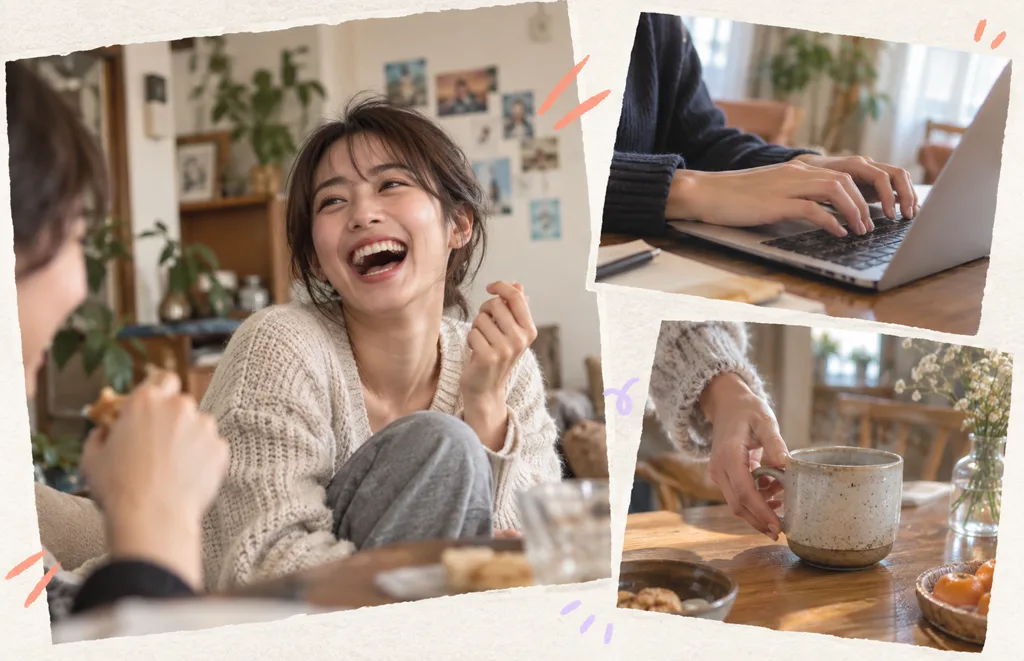
#> input picture assets/art/onboarding-moments-v1.webp, 1024 x 661 px
$ python -i lab_look.py   (imports and definitions only)
#> lines starting #> are read from the running program, lines starting #| are printed output that depends on the picture
#> further down, picture is the input picture: PIL image 1024x661 RGB; mean R, G, B 165.6, 147.6, 133.8
"""'Pop glitch' look: a finishing layer over any shot, driven by the sound.

Inspired by the graphic language of recent Vocaloid music videos (a small
pastel/navy palette, dithered pixels, kinetic typography, glitch hits), not
by any specific work's images or song:

  grade    picture mapped onto a 4-colour palette with ordered dithering
  type     every melody note stamps the next character of the sound's name
           (呼・び・声 …) in a new face, size, angle and place; a phrase is
           typed out along the bottom like a lyric line
  glitch   each snare hit shifts colour channels and slides picture bands
  shake    each kick nudges the frame
  flash    a section that gets louder opens on an inverted frame
  hud      small bar / tempo / title text in the corners
"""

import math

import numpy as np
from PIL import Image, ImageDraw, ImageFont, ImageOps

SR = 48_000
BAR = 90_000 / SR
NAVY = (27, 26, 74)
PINK = (255, 95, 162)
BLUSH = (255, 190, 214)
CYAN = (140, 230, 255)
WHITE = (255, 255, 255)
FACES = ["C:/Windows/Fonts/YuGothB.ttc", "C:/Windows/Fonts/UDDigiKyokashoN-B.ttc",
         "C:/Windows/Fonts/BIZ-UDMinchoM.ttc", "C:/Windows/Fonts/BIZ-UDGothicB.ttc"]
MONO = "C:/Windows/Fonts/BIZ-UDGothicR.ttc"
BAYER = (np.array([[0, 8, 2, 10], [12, 4, 14, 6], [3, 11, 1, 9], [15, 7, 13, 5]]) + 0.5) / 16
_fonts = {}


# [5 lines left out: function font, not called in this run]


PALETTES = {
    "pink": [NAVY, PINK, BLUSH, WHITE],
    "cyan": [NAVY, (60, 120, 220), CYAN, WHITE],
}


def grade(img, scale=3, palette="pink"):
    """Luminance -> a 4-colour palette with a 4x4 ordered dither at 1/scale resolution."""
#> called with scale = 3, palette = 'pink'
    w, h = img.size
#> w = 1024; h = 661
    small = np.asarray(img.resize((w // scale, h // scale)).convert("L"), np.float32) / 255
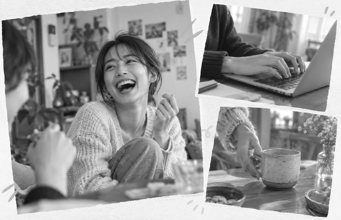
#> small: shape (220, 341) float32; min 0.0431, max 1, mean 0.594
    small = np.clip((small - 0.08) * 1.25, 0, 1)
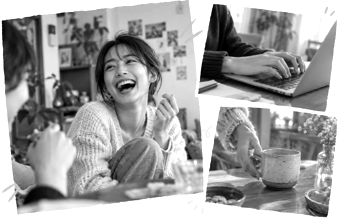
#> small: shape (220, 341) float32; min 0, max 1, mean 0.627
    sh, sw = small.shape
#> sh = 220; sw = 341
    thresh = np.tile(BAYER, (sh // 4 + 1, sw // 4 + 1))[:sh, :sw]
    level = np.clip((small * 3 + thresh - 0.5).round(), 0, 3).astype(int)
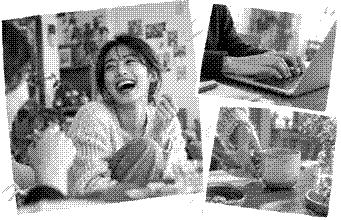
#> level: shape (220, 341) int64; min 0, max 3, mean 1.88; drawn with min black and max white
    pal = np.array(PALETTES[palette], np.uint8)
    return Image.fromarray(pal[level]).resize((w, h), Image.NEAREST)
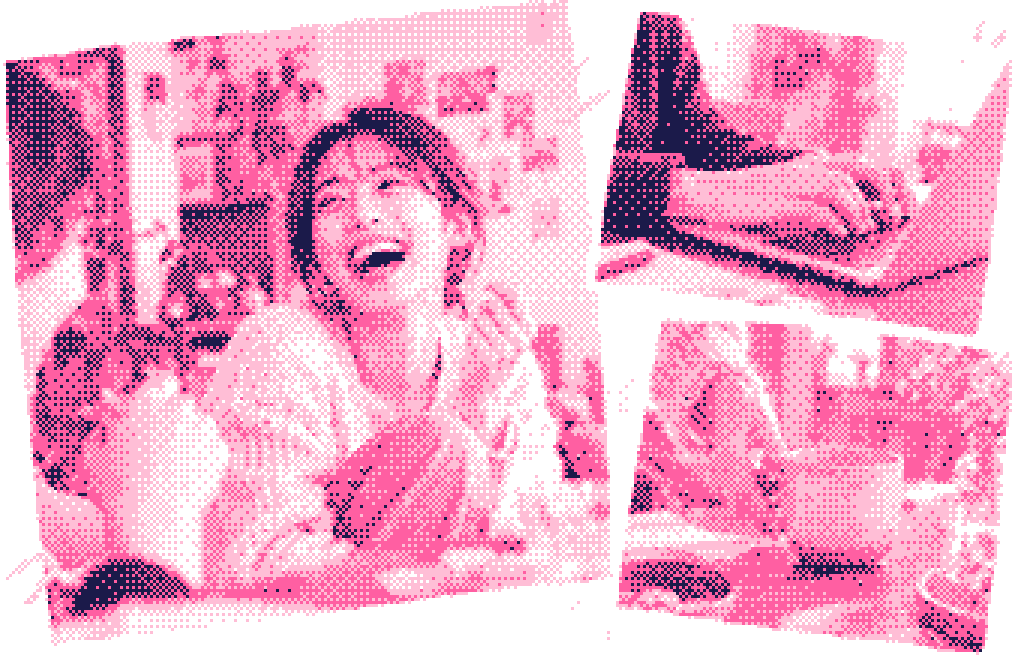
#> returned value: PIL image 1024x661 RGB; mean R, G, B 237.4, 171.3, 201.6


class PopGlitch:
    # [116 lines left out: functions __init__, apply, _palette, _note_chars, _phrase_line, _glitch and 3 more, not called in this run]

>>> from PIL import Image
>>> picture = Image.open('../../assets/art/onboarding-moments-v1.webp')
>>> result = grade(picture)
